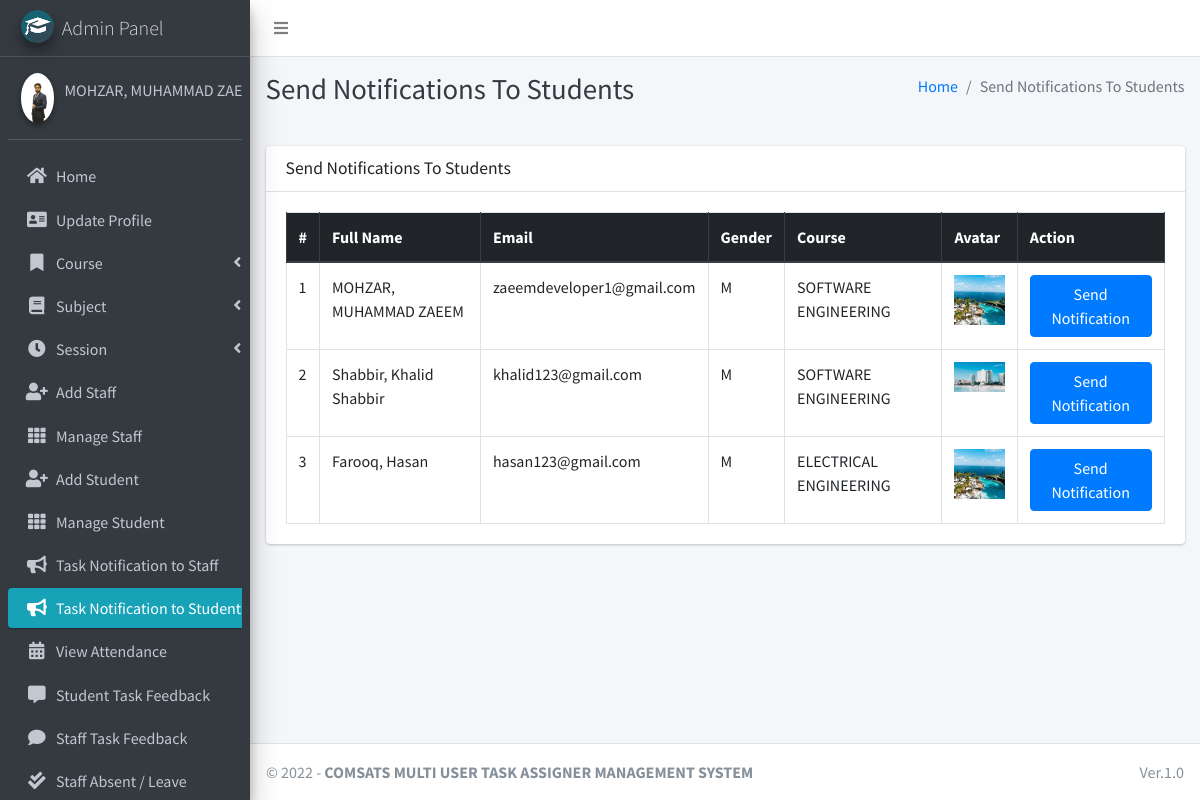
Page /admin_notify_student (signed in) on the committed database.
### main_app/models.py (models this page shows, shortened)
class CustomUser(AbstractUser):
    USER_TYPE = ((1, "HOD"), (2, "Staff"), (3, "Student"))
    GENDER = [("M", "Male"), ("F", "Female")]
    username = None  # Removed username, using email instead
    email = models.EmailField(unique=True)
    user_type = models.CharField(default=1, choices=USER_TYPE, max_length=1)
    gender = models.CharField(max_length=1, choices=GENDER)
    profile_pic = models.ImageField()
    address = models.TextField()
    fcm_token = models.TextField(default="")  # For firebase notifications
    created_at = models.DateTimeField(auto_now_add=True)
    updated_at = models.DateTimeField(auto_now=True)
    USERNAME_FIELD = "email"
    REQUIRED_FIELDS = []
    objects = CustomUserManager()
    def __str__(self):
        return self.last_name + ", " + self.first_name

class Student(models.Model):
    admin = models.OneToOneField(CustomUser, on_delete=models.CASCADE)
    course = models.ForeignKey(Course, on_delete=models.DO_NOTHING, null=True, blank=False)
    session = models.ForeignKey(Session, on_delete=models.DO_NOTHING, null=True)

class Course(models.Model):
    name = models.CharField(max_length=120)
    created_at = models.DateTimeField(auto_now_add=True)
    updated_at = models.DateTimeField(auto_now=True)

### main_app/hod_views.py (the view)
# urls.py: path("admin_notify_student", hod_views.admin_notify_student,
def admin_notify_student(request):
    student = CustomUser.objects.filter(user_type=3)
    context = {
        'page_title': "Send Notifications To Students",
        'students': student
    }
    return render(request, "hod_template/student_notification.html", context)

### main_app/templates/hod_template/student_notification.html (shortened to what this page needs)
{% extends 'main_app/base.html' %}
{% load static %}
{% block page_title %}{{page_title}}{% endblock page_title %}
{% block content %}
<section class="content">
    <div class="container-fluid">
        <div class="row">
            <div class="col-md-12">
                <div class="card">
                    <div class="card-header">
                        <h3 class="card-title">{{page_title}}</h3>
                    </div>
                    <div class="card-body">
                        <table id="example2" class="table table-bordered table-hover">
                            <thead class="thead-dark">
                                <tr>
                                    <th>#</th>
                                    <th>Full Name</th>
                                    <th>Email</th>
                                    <th>Gender</th>
                                    <th>Course</th>
                                    <th>Avatar</th>
                                    <th>Action</th>
                                </tr>
                            </thead>
                            <tbody>
                                {% for student in students %}
                                <tr>
                                    <td>{{ forloop.counter }}</td>
                                    <td>{{student.last_name}}, {{student.first_name}}</td>
                                    <td>{{student.email}}</td>
                                    <td>{{student.gender}}</td>
                                    <td>{{student.student.course.name}}</td>
                                    <td>
                                        {% if student.profile_pic == ""  %}
                                        No Image
                                        {% else %}
                                        <img class="img img-fluid mb-2" height="56" width="56"
                                            src="{{student.profile_pic}}" alt="">
                                        {% endif %}
                                    </td>
                                    <td><button data-toggle = "modal" data-target = "#myModal"class="btn btn-primary show_notification" value="{{student.id}}">Send Notification</button>
                                    </td>
                                </tr>
                                {% endfor %}
                            </tbody>
                        </table>
                    </div>
                </div>
            </div>
        </div>
    </div>
</section>
{% endblock content %}

### main_app/templates/main_app/sidebar_template.html (shortened to what this page needs)
{% load static %}
<aside class="main-sidebar sidebar-dark-info elevation-4">
    {% if request.user.user_type == '1' %}
    <a href="{% url 'admin_home' %}" class="brand-link">
        <img src="{% static 'dist/img/cmsl.png' %} " alt="Admin Logo"
            class="brand-image img-circle elevation-3" >
        <span class="brand-text font-weight-light">Admin Panel</span>
    </a>
    <div class="sidebar">
        <div class="user-panel mt-3 pb-3 mb-3 d-flex">
            <div class="image">
                <img src="{{ request.user.profile_pic}}" class="img-circle elevation-2" alt="User Image">
            </div>
            <div class="info">
                <a href="#" class="d-block">{{user}}</a>
            </div>
        </div>
        <nav class="mt-2">
            <ul class="nav nav-pills nav-sidebar flex-column" data-widget="treeview" role="menu" data-accordion="false">
                <li class="nav-item">
                    {% url 'admin_home' as admin_home %}
                    <a href="{{admin_home}}" class="nav-link {% if admin_home == request.path %} active {% endif %}">
                        <i class="nav-icon fas fa-home"></i>
                        <p>
                            Home
                        </p>
                    </a>
                </li>
                <li class="nav-item">
                    {% url 'admin_view_profile' as admin_view_profile %}
                    <a href="{{admin_view_profile}}"
                        class="nav-link {% if admin_view_profile == request.path %} active {% endif %}">
                        <i class="nav-icon fas fa-address-card"></i>
                        <p>
                            Update Profile
                        </p>
                    </a>
                </li>
                <li class="nav-item has-treeview">
                    <a href="#" class="nav-link">
                        <i class="nav-icon fas fa-bookmark"></i>
                        <p>
                            Course
                            <i class="fas fa-angle-left right"></i>
                        </p>
                    </a>
                </li>
                <li class="nav-item has-treeview">
                    <a href="#" class="nav-link">
                        <i class="nav-icon fas fa-book"></i>
                        <p>
                            Subject
                            <i class="fas fa-angle-left right"></i>
                        </p>
                    </a>
                </li>
                <li class="nav-item has-treeview">
                    <a href="#" class="nav-link">
                        <i class="nav-icon fas fa-clock"></i>
                        <p>
                            Session
                            <i class="fas fa-angle-left right"></i>
                        </p>
                    </a>
                </li>
                <li class="nav-item">
                    {% url 'add_staff' as add_staff %}
                    <a href="{{add_staff}}" class="nav-link {% if add_staff == request.path %} active {% endif %}">
                        <i class="nav-icon fas fa-user-plus"></i>
                        <p>
                            Add Staff
                        </p>
                    </a>
                </li>
                <li class="nav-item">
                    {% url 'manage_staff' as manage_staff %}
                    {% url 'edit_staff' staff_id as edit_staff %}
                    <a href="{{manage_staff}}"
                        class="nav-link {% if manage_staff == request.path or request.path == edit_staff %} active {% endif %}">
                        <i class="nav-icon fas fa-th"></i>
                        <p>
                            Manage Staff
                        </p>
                    </a>
                </li>
                <li class="nav-item">
                    {% url 'add_student' as add_student%}
                    <a href="{{add_student}}" class="nav-link  {% if add_student == request.path %} active {% endif %}">
                        <i class="nav-icon fas fa-user-plus"></i>
                        <p>
                            Add Student
                        </p>
                    </a>
                </li>
                <li class="nav-item">
                    {% url 'manage_student' as manage_student %}
                    {% url 'edit_student' student_id as edit_student %}
                    <a href="{{manage_student}}"
                        class="nav-link  {% if edit_student == request.path or manage_student == request.path %} active {% endif %}">
                        <i class="nav-icon fas fa-th"></i>
                        <p>
                            Manage Student
                        </p>
                    </a>
                </li>
                <li class="nav-item">
                    {% url 'admin_notify_staff' as admin_notify_staff %}
                    <a href="{{admin_notify_staff}}"
                        class="nav-link {% if admin_notify_staff == request.path %} active {% endif %}">
                        <i class="nav-icon fas fa-bullhorn"></i>
                        <p>
                           Task Notification to Staff
                        </p>
                    </a>
                </li>
                <li class="nav-item">
                    {% url 'admin_notify_student' as admin_notify_student %}
                    <a href="{{admin_notify_student}}"
                        class="nav-link {% if admin_notify_student == request.path %} active {% endif %}">
                        <i class="nav-icon fas fa-bullhorn"></i>
                        <p>
                            Task Notification to Student
                        </p>
                    </a>
                </li>
                <li class="nav-item">
                    {% url 'admin_view_attendance' as admin_view_attendance %}
                <li class="nav-item">
                    <a href="{{admin_view_attendance}}"
                        class="nav-link  {% if admin_view_attendance == request.path %} active {% endif %}">
                        <i class="nav-icon fas fa-calendar-alt"></i>
                        <p>
                            View Attendance
                        </p>
                    </a>
                </li>
                <li class="nav-item">
                    {% url 'student_feedback_message' as student_feedback_message %}
                    <a href="{{ student_feedback_message }}"
                        class="nav-link  {% if student_feedback_message == request.path %} active {% endif %}">
                        <i class="nav-icon fas fa-comment-alt"></i>
                        <p>
                            Student Task Feedback
                        </p>
                    </a>
                </li>
                <li class="nav-item">
                    {% url 'staff_feedback_message' as staff_feedback_message %}
                    <a href="{{staff_feedback_message}}"
                        class="nav-link   {% if staff_feedback_message == request.path %} active {% endif %}">
                        <i class="nav-icon fas fa-comment"></i>
                        <p>
                            Staff Task Feedback
                        </p>
                    </a>
                </li>
                <li class="nav-item">
                    {% url 'view_staff_leave' as view_staff_leave %}
                    <a href="{{view_staff_leave}}"
                        class="nav-link  {% if view_staff_leave == request.path %} active {% endif %}">
                        <i class="nav-icon fas fa-check-double"></i>
                        <p>
                            Staff Absent / Leave
                        </p>
                    </a>
                </li>
                                        {% endif %}
                                    </ul>
                                </nav>
                            </div>
</aside>

### rows in the picture
CustomUser: user.profile_pic (picture), last_name+first_name "MOHZAR, MUHAMMAD…"
CustomUser: last_name "MOHZAR", first_name "MUHAMMAD ZAEEM", email "zaeemdeveloper1@gmail.com", gender "M", student.course.name "SOFTWARE ENGINEERING", profile_pic (picture)
CustomUser: last_name "Shabbir", first_name "Khalid Shabbir", email "khalid123@gmail.com", gender "M", student.course.name "SOFTWARE ENGINEERING", profile_pic (picture)
CustomUser: last_name "Farooq", first_name "Hasan", email "hasan123@gmail.com", gender "M", student.course.name "ELECTRICAL ENGINEERING", profile_pic (picture)

### other values in the picture
{{ page_title }} "Send Notifications To Students"
